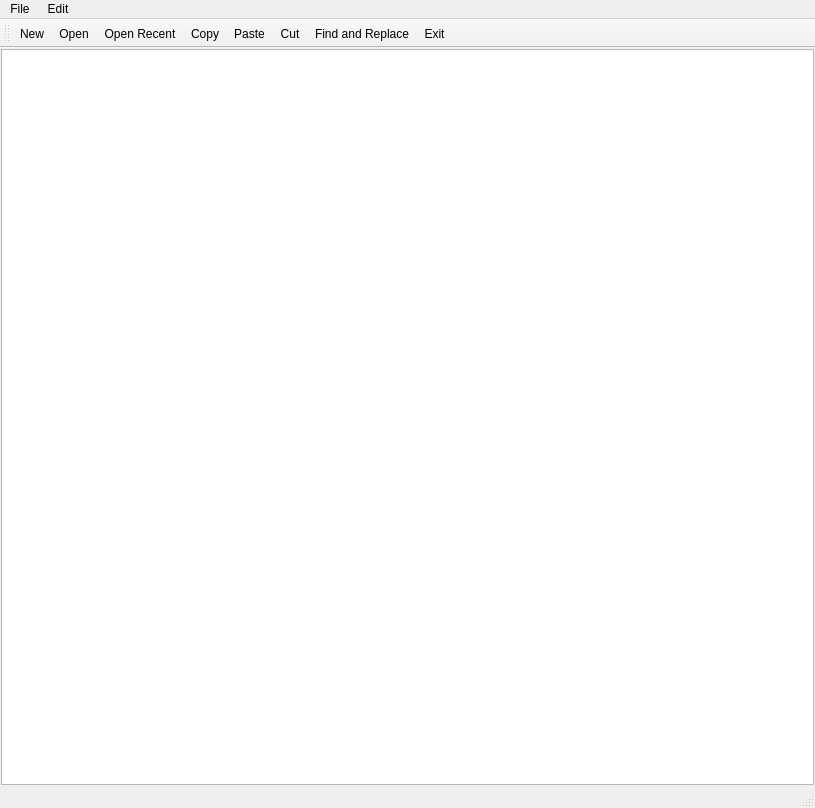
<?xml version="1.0" encoding="UTF-8"?>
<ui version="4.0">
 <class>MainWindow</class>
 <widget class="QMainWindow" name="MainWindow">
  <property name="geometry">
   <rect>
    <x>0</x>
    <y>0</y>
    <width>815</width>
    <height>808</height>
   </rect>
  </property>
  <property name="windowTitle">
   <string>MainWindow</string>
  </property>
  <widget class="QWidget" name="centralwidget">
   <layout class="QVBoxLayout" name="verticalLayout">
    <property name="leftMargin">
     <number>1</number>
    </property>
    <property name="topMargin">
     <number>1</number>
    </property>
    <property name="rightMargin">
     <number>1</number>
    </property>
    <property name="bottomMargin">
     <number>1</number>
    </property>
    <item>
     <widget class="QTextEdit" name="textEdit"/>
    </item>
   </layout>
  </widget>
  <widget class="QMenuBar" name="menubar">
   <property name="geometry">
    <rect>
     <x>0</x>
     <y>0</y>
     <width>815</width>
     <height>22</height>
    </rect>
   </property>
   <widget class="QMenu" name="menuFile">
    <property name="title">
     <string>File</string>
    </property>
    <addaction name="actionNew"/>
    <addaction name="actionOpen"/>
    <addaction name="actionOpen_Recent"/>
    <addaction name="separator"/>
    <addaction name="actionSave"/>
    <addaction name="actionExit"/>
   </widget>
   <widget class="QMenu" name="menu_Edit">
    <property name="title">
     <string> Edit </string>
    </property>
    <addaction name="actionFind_and_Replace"/>
    <addaction name="actionCopy"/>
    <addaction name="actionPaste"/>
    <addaction name="actionCut"/>
   </widget>
   <addaction name="menuFile"/>
   <addaction name="menu_Edit"/>
  </widget>
  <widget class="QStatusBar" name="statusbar"/>
  <widget class="QToolBar" name="toolBar_5">
   <property name="windowTitle">
    <string>toolBar_5</string>
   </property>
   <attribute name="toolBarArea">
    <enum>TopToolBarArea</enum>
   </attribute>
   <attribute name="toolBarBreak">
    <bool>false</bool>
   </attribute>
   <addaction name="actionNew"/>
   <addaction name="actionOpen"/>
   <addaction name="actionOpen_Recent"/>
   <addaction name="actionCopy"/>
   <addaction name="actionPaste"/>
   <addaction name="actionCut"/>
   <addaction name="actionFind_and_Replace"/>
   <addaction name="actionExit"/>
  </widget>
  <action name="actionNew">
   <property name="icon">
    <iconset theme="address-book-new">
     <normaloff>icons8-new-50.png</normaloff>icons8-new-50.png</iconset>
   </property>
   <property name="text">
    <string>&amp;New...</string>
   </property>
   <property name="toolTip">
    <string>Create a New Document</string>
   </property>
  </action>
  <action name="actionOpen">
   <property name="text">
    <string>&amp;Open</string>
   </property>
  </action>
  <action name="actionOpen_Recent">
   <property name="text">
    <string>&amp;Open Recent</string>
   </property>
  </action>
  <action name="actionSave">
   <property name="text">
    <string>&amp;Save</string>
   </property>
  </action>
  <action name="actionExit">
   <property name="text">
    <string>&amp;Exit</string>
   </property>
  </action>
  <action name="actionFind_and_Replace">
   <property name="text">
    <string>Find and Replace </string>
   </property>
  </action>
  <action name="actionCopy">
   <property name="text">
    <string>Copy</string>
   </property>
  </action>
  <action name="actionPaste">
   <property name="text">
    <string>Paste</string>
   </property>
  </action>
  <action name="actionCut">
   <property name="text">
    <string>Cut</string>
   </property>
  </action>
 </widget>
 <resources/>
 <connections/>
</ui>
